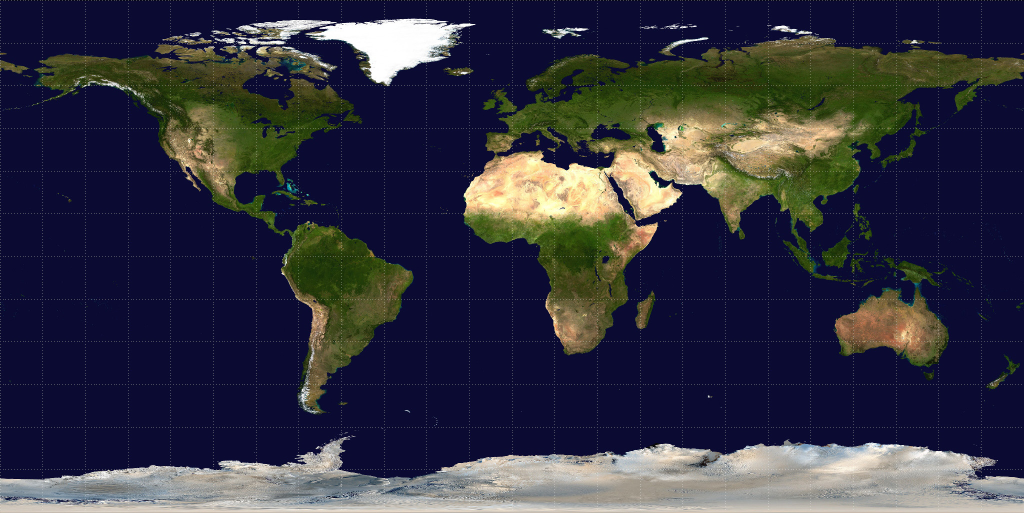
#> input picture earthquakes/earth.jpg, 2048 x 1025 px (shown at 1/2 size)
$ jupyter execute mapping_quakes_color.ipynb
#> lines starting #> are read from the running program, lines starting #| are printed output that depends on the picture
# Bonus Challenge: Color code your graph

If you finish the first notebook, try this advanced challenge. Pick a characteristic from the dataset (ex: depth, magnitude AKA "EQ_Primary", Deaths), and write code that color codes the points on your graph according to that characteristic.

## Data Setup
You'll need to repeat the data setup from the last notebook:

[cell 1]
import matplotlib.pyplot as plt

[cell 2]
all_quakes = open("allquakes_cleaned.txt")
#> (reads earthquakes/allquakes_cleaned.txt from the repository)
all_quakes.readline()

# The \t in between each column name lets you know that this text file is separated by tabs

[cell 3]
quakes_list = []
for i in all_quakes:
    quakes_list.append(i.split('\t')) # The .split() method separates the items in each line

[cell 4]
print(len(quakes_list))

## Selecting your data
In this section you'll decide which data you need for your project.

First create your empty list. You will need to create two new lists in addition to the latitude and longitude lists:
1. A list of the colors for each data point
2. A list of the value for each data point (magnitude, depth, etc).

[cell 5]
lats = []
lons = []
data_values = []
colors = []

First, fill in the latitude, longitude, and data value lists just like in the first Notebook. Remember to select your range of years and your region.

Region codes:
- Africa: 10
- Central America: 100
- Central and South Pacific: 170
- North America: 150
- South America: 160

**Note:** You may need to add another conditional statement to exclude quakes in your list that do not have any value listed for the characteristic you selected.

**Note:** If you are checking multiple conditions, you can string them together using **and** instead of nesting multiple if statements. Try it out!

[cell 6]
# In this example I will be looking at magnitude for all North American quakes between 1900 and 2000:
for i in quakes_list:
    if int(i[8]) == 150 and 1900 <= int(i[0]) <= 2000 and i[2] != "":
        lats.append(float(i[6]))
        lons.append(float(i[7]))
        data_values.append(float(i[2]))

Print out the length of your latitude and longitude lists. Does this result make sense?

[cell 7]
print(len(lats))
print(len(lons))

## Creating your color list
In order to color code your data points, you will need to create a list that contains the right color for each point.

It wouldn't be very informative to make each data point a different color, though... Think about a color range (ex. yellow to red or light purple to dark purple) that would make sense for the characteristic you chose.

Once you've picked your color range, you'll need to decide how to split up your data points (ie. 1/3 yellow, 1/3 orange, 1/3 red). Here's where the list of data values comes in.

Print out the min and max of your data values for the characteristic you picked:

[cell 8]
print(min(data_values))
print(max(data_values))

Now it's time to fill in your colors list!

Write a "for loop" that loops through the list of data values and appends the correct color to the data list based on a series of conditionals. (For example, you may decide that all values between 1 and 3 are yellow, all values between 4 and 6 are orange, and all values between 7 and 9 are red).

**Note:** You can use any color from this list: https://i.stack.imgur.com/lFZum.png Make sure to put it in quotes!

[cell 9]
for i in data_values:
    if i <= 5:
        colors.append("yellow")
    elif i <= 7:
        colors.append("orange")
    else:
        colors.append("red")

## Making your graph
Now it's time to make the color coded scatter plot!

Copy and paste your graphing code from the first Notebook. All you need to change to apply your new coloring is to set c equal to the name of your colors list.

[cell 10]
plt.clf()

# This code adds an image behind your plot
image = plt.imread("earth.jpg")
#> image is the input picture: shape (1025, 2048, 3); mean R, G, B 50.8, 50.7, 65.5
fig, ax = plt.subplots()
ax.imshow(image, extent = [-180,180,-90,90])

# This code crops the image to show only your region.
# IMPORTANT: Replace the coordinates in plt.xlim and plt.ylim functions
# To match your region using the key above
plt.xlim(-180,-50)
plt.ylim(0,90)

# Create a scatter plot using plt.scatter().
# You can change the size, shape, and color of your markers!
# Try adding s = #, marker = "symbol", and c = "color"
plt.scatter(lons, lats, s = 20, marker = "x", c = colors)
plt.show()
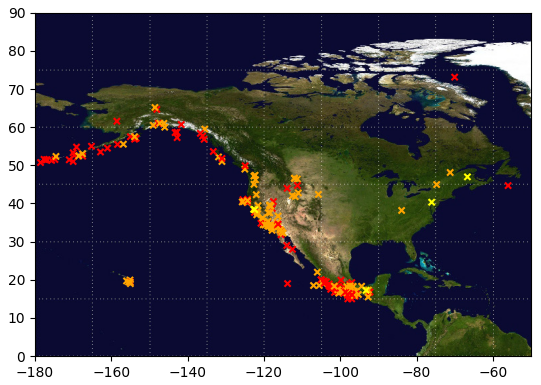
#> figure drawn by matplotlib, 1 panel
